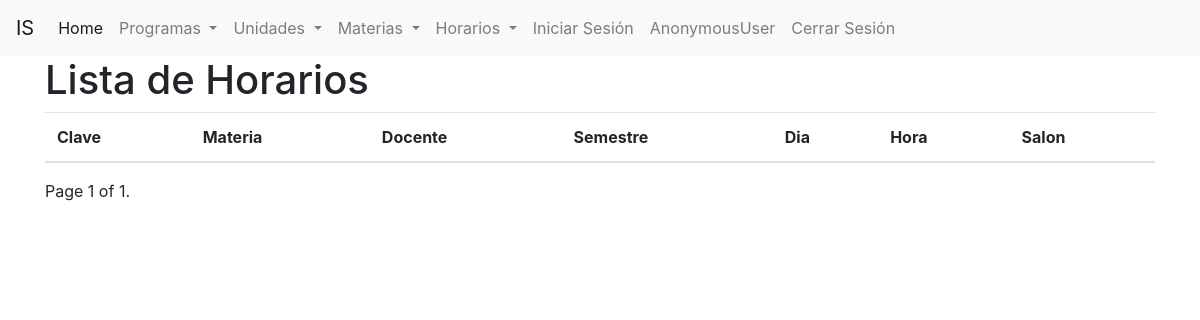
The page /horarios/ on the database as committed earlier.
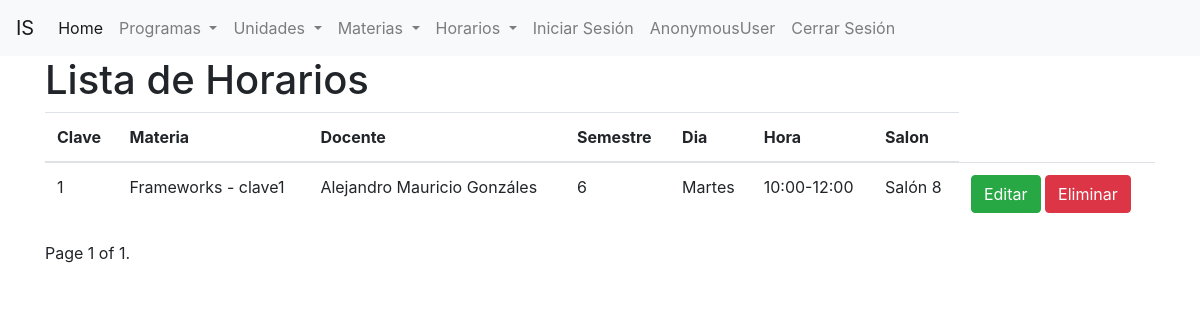
The same page on the database as committed later.
### horarios/models.py (models this page shows)
class Horario(models.Model):
    clave = models.IntegerField('Clave', primary_key=True, default=0)
    materia = models.ForeignKey('materias.Materia',verbose_name = "Materia", on_delete=models.CASCADE)
    docente = models.ForeignKey('Docente',verbose_name = "Docente", on_delete=models.CASCADE)
    semestre = models.CharField(max_length=2, choices = SEMESTRE)
    dia = models.CharField(max_length=2, choices = DIA)
    hora = models.ForeignKey('Hora',verbose_name = "Hora", on_delete=models.CASCADE)
    salon = models.ForeignKey('Salon',verbose_name = "Salon", on_delete=models.CASCADE)

class Docente(models.Model):
    matricula = models.CharField('matricula', primary_key= True, max_length=10)
    nombre = models.CharField('nombre', max_length=50)
    apellidoPaterno = models.CharField('apellidopaterno', max_length=50)
    apellidoMaterno = models.CharField('apellidomaterno', max_length=50)
    def __str__(self):
        return self.nombre + " " + self.apellidoPaterno + " " + self.apellidoMaterno

class Hora(models.Model):
    clave = models.IntegerField('clave', primary_key=True)
    horaInicio = models.CharField('horainicio', max_length=5)
    horaFin = models.CharField('horafin', max_length=5)
    def __str__(self):
        return self.horaInicio +"-"+ self.horaFin

class Salon(models.Model):
    clave = models.IntegerField('clave', primary_key=True)
    nombre = models.CharField('nombre', max_length=50)
    def __str__(self):
        return self.nombre

### materias/models.py (models this page shows)
class Materia(models.Model):
    clave = models.CharField(primary_key = True , max_length=10)
    nombre = models.CharField(max_length=100)
    creditos = models.SmallIntegerField('Créditos')
    semestre = models.CharField(max_length=2, choices = SEMESTRE)
    optativa = models.BooleanField(default=False)
    programa = models.ForeignKey("unidades_academicas.ProgramaAcademico", verbose_name="Programa Academico", on_delete= models.DO_NOTHING)
    def __str__(self):
        return f"{self.nombre} - {self.clave}"

### horarios/views.py (the view)
# urls.py: path('', views.ListaHorarios.as_view(), name = 'lista_horarios'),
class ListaHorarios(ListView):
    model = Horario
    paginate_by = 5

### horarios/templates/horarios/horario_list.html (shortened to what this page needs)
{% extends 'base.html' %}
{% block contenido %}
    <h1> Lista de Horarios</h1>
    <table class="table">
        <thead>
            <tr>
                <th>Clave</th>
                <th>Materia</th>
                <th>Docente</th>
                <th>Semestre</th>
                <th>Dia</th>
                <th>Hora</th>
                <th>Salon</th>
            </tr>
        </thead>
        <tbody>
            {% for horario in object_list %}
                <tr>
                    <td> {{horario.clave}}</td>
                    <td> {{horario.materia}}</td>
                    <td> {{horario.docente}}</td>
                    <td> {{horario.semestre}}</td>
                    <td>
                     {% if horario.dia == '1' %}
                        Lunes
                     {% elif horario.dia == '2' %}
                        Martes
                     {% elif horario.dia == '3' %}
                        Miércoles
                     {% elif horario.dia == '4' %}
                        Jueves
                     {% elif horario.dia == '5' %}
                        Viernes
                     {% else %}
                        Sábado
                     {% endif %}
                    </td>
                    <td> {{horario.hora}}</td>
                    <td> {{horario.salon}}</td>
                    <td>
                        <a class="btn btn-success" href="{% url 'editar_horario' horario.clave %}"> Editar</a>
                        <a class="btn btn-danger" href="{% url 'eliminar_horario' horario.clave %}"> Eliminar</a>
                    </td>
                </tr>
            {% endfor %}
        </tbody>
    </table>
    <div class="pagination">
        <span class="step-links">
            <span class="current">
                Page {{ page_obj.number }} of {{ page_obj.paginator.num_pages }}.
            </span>
        </span>
    </div>
    <br>
</body>
</html>
{% endblock contenido %}

Rows that differ between the two databases and show on the page:
added Horario: clave "1", materia "Frameworks - clave1", docente "Alejandro Mauricio Gonzáles", semestre "6", dia "Martes", hora "10:00-12:00", salon "Salón 8"
